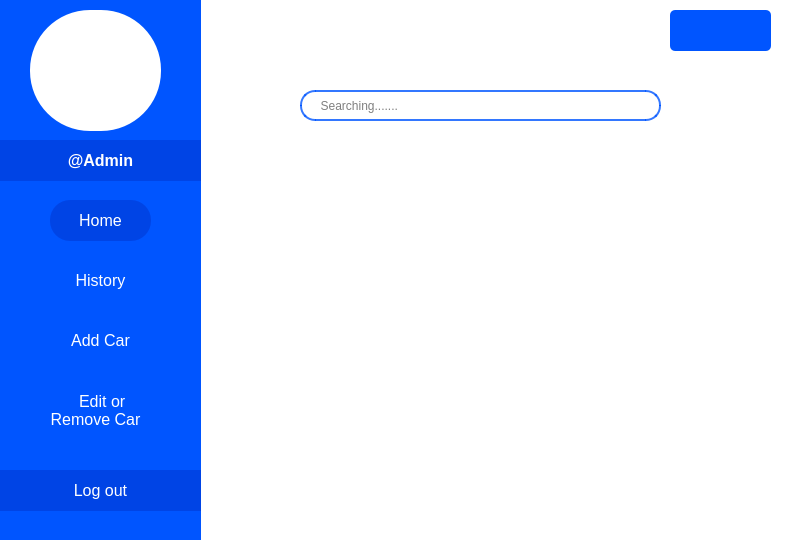
<?xml version="1.0" encoding="UTF-8"?>
<ui version="4.0">
 <class>Accueil</class>
 <widget class="QWidget" name="Accueil">
  <property name="geometry">
   <rect>
    <x>0</x>
    <y>0</y>
    <width>812</width>
    <height>540</height>
   </rect>
  </property>
  <property name="windowTitle">
   <string>Form</string>
  </property>
  <property name="styleSheet">
   <string notr="true">background-color: rgb(255, 255, 255);</string>
  </property>
  <widget class="QLineEdit" name="lineEdit">
   <property name="geometry">
    <rect>
     <x>300</x>
     <y>90</y>
     <width>361</width>
     <height>31</height>
    </rect>
   </property>
   <property name="styleSheet">
    <string notr="true">border:2px solid rgba(0, 85, 255,0.8);
background-color: rgba(255, 255, 255,0.4);
border-radius: 15%;
</string>
   </property>
   <property name="placeholderText">
    <string>     Searching.......</string>
   </property>
  </widget>
  <widget class="QScrollArea" name="scrollArea">
   <property name="geometry">
    <rect>
     <x>210</x>
     <y>140</y>
     <width>601</width>
     <height>501</height>
    </rect>
   </property>
   <property name="styleSheet">
    <string notr="true">border-radius:20px;</string>
   </property>
   <property name="frameShape">
    <enum>QFrame::NoFrame</enum>
   </property>
   <property name="frameShadow">
    <enum>QFrame::Sunken</enum>
   </property>
   <property name="widgetResizable">
    <bool>true</bool>
   </property>
   <widget class="QWidget" name="scrollAreaWidgetContents">
    <property name="geometry">
     <rect>
      <x>0</x>
      <y>0</y>
      <width>601</width>
      <height>501</height>
     </rect>
    </property>
   </widget>
  </widget>
  <widget class="QLabel" name="label">
   <property name="geometry">
    <rect>
     <x>-30</x>
     <y>-40</y>
     <width>231</width>
     <height>691</height>
    </rect>
   </property>
   <property name="styleSheet">
    <string notr="true">
background-color: rgb(0, 85, 255);</string>
   </property>
   <property name="text">
    <string/>
   </property>
  </widget>
  <widget class="QLabel" name="label_3">
   <property name="geometry">
    <rect>
     <x>30</x>
     <y>10</y>
     <width>131</width>
     <height>121</height>
    </rect>
   </property>
   <property name="styleSheet">
    <string notr="true">border-radius:60px;
background-color: rgb(255, 255, 255);
border:3px black solid;</string>
   </property>
   <property name="frameShape">
    <enum>QFrame::Box</enum>
   </property>
   <property name="frameShadow">
    <enum>QFrame::Sunken</enum>
   </property>
   <property name="text">
    <string/>
   </property>
   <property name="pixmap">
    <pixmap resource="image.qrc">:/build/fichier/icons8_person_128px_1.png</pixmap>
   </property>
  </widget>
  <widget class="QLabel" name="label_4">
   <property name="geometry">
    <rect>
     <x>0</x>
     <y>140</y>
     <width>201</width>
     <height>41</height>
    </rect>
   </property>
   <property name="font">
    <font>
     <pointsize>12</pointsize>
     <weight>75</weight>
     <bold>true</bold>
    </font>
   </property>
   <property name="styleSheet">
    <string notr="true">border:none;
background-color: rgba(0, 0, 127,0.2);
color: rgb(255, 255, 255);</string>
   </property>
   <property name="text">
    <string>@Admin</string>
   </property>
   <property name="alignment">
    <set>Qt::AlignCenter</set>
   </property>
  </widget>
  <widget class="QPushButton" name="home">
   <property name="geometry">
    <rect>
     <x>50</x>
     <y>200</y>
     <width>101</width>
     <height>41</height>
    </rect>
   </property>
   <property name="font">
    <font>
     <pointsize>12</pointsize>
    </font>
   </property>
   <property name="styleSheet">
    <string notr="true">border:none;
border-radius:20px;
background-color: rgba(0, 0, 127,0.2);
color: rgb(255, 255, 255);</string>
   </property>
   <property name="text">
    <string>Home</string>
   </property>
   <property name="icon">
    <iconset resource="image.qrc">
     <normaloff>:/build/fichier/icons8_home_48px_1.png</normaloff>:/build/fichier/icons8_home_48px_1.png</iconset>
   </property>
   <property name="iconSize">
    <size>
     <width>30</width>
     <height>30</height>
    </size>
   </property>
  </widget>
  <widget class="QPushButton" name="history">
   <property name="geometry">
    <rect>
     <x>50</x>
     <y>260</y>
     <width>101</width>
     <height>41</height>
    </rect>
   </property>
   <property name="font">
    <font>
     <pointsize>12</pointsize>
    </font>
   </property>
   <property name="styleSheet">
    <string notr="true">border:none;
background-color: rgba(0, 0, 127,0);
color: rgb(255, 255, 255);</string>
   </property>
   <property name="text">
    <string>History</string>
   </property>
   <property name="icon">
    <iconset resource="image.qrc">
     <normaloff>:/build/fichier/icons8_activity_history_64px.png</normaloff>:/build/fichier/icons8_activity_history_64px.png</iconset>
   </property>
   <property name="iconSize">
    <size>
     <width>30</width>
     <height>30</height>
    </size>
   </property>
  </widget>
  <widget class="QPushButton" name="addr">
   <property name="geometry">
    <rect>
     <x>50</x>
     <y>320</y>
     <width>101</width>
     <height>41</height>
    </rect>
   </property>
   <property name="font">
    <font>
     <pointsize>12</pointsize>
    </font>
   </property>
   <property name="styleSheet">
    <string notr="true">border:none;
background-color: rgba(0, 0, 127,0);
color: rgb(255, 255, 255);</string>
   </property>
   <property name="text">
    <string>Add Car</string>
   </property>
   <property name="icon">
    <iconset resource="image.qrc">
     <normaloff>:/build/fichier/icons8_add_100px_1.png</normaloff>:/build/fichier/icons8_add_100px_1.png</iconset>
   </property>
   <property name="iconSize">
    <size>
     <width>30</width>
     <height>30</height>
    </size>
   </property>
  </widget>
  <widget class="QPushButton" name="editr">
   <property name="geometry">
    <rect>
     <x>10</x>
     <y>390</y>
     <width>171</width>
     <height>41</height>
    </rect>
   </property>
   <property name="font">
    <font>
     <pointsize>12</pointsize>
    </font>
   </property>
   <property name="styleSheet">
    <string notr="true">border:none;
background-color: rgba(0, 0, 127,0);
color: rgb(255, 255, 255);</string>
   </property>
   <property name="text">
    <string>   Edit or 
Remove Car</string>
   </property>
   <property name="icon">
    <iconset resource="image.qrc">
     <normaloff>:/build/fichier/icons8_edit_52px.png</normaloff>:/build/fichier/icons8_edit_52px.png</iconset>
   </property>
   <property name="iconSize">
    <size>
     <width>30</width>
     <height>30</height>
    </size>
   </property>
  </widget>
  <widget class="QPushButton" name="logout">
   <property name="geometry">
    <rect>
     <x>0</x>
     <y>470</y>
     <width>201</width>
     <height>41</height>
    </rect>
   </property>
   <property name="font">
    <font>
     <pointsize>12</pointsize>
    </font>
   </property>
   <property name="styleSheet">
    <string notr="true">border:none;
background-color: rgba(0, 0, 127,0.2);
color: rgb(255, 255, 255);</string>
   </property>
   <property name="text">
    <string>Log out</string>
   </property>
   <property name="icon">
    <iconset resource="image.qrc">
     <normaloff>:/build/fichier/icons8_logout_rounded_left_60px.png</normaloff>:/build/fichier/icons8_logout_rounded_left_60px.png</iconset>
   </property>
   <property name="iconSize">
    <size>
     <width>30</width>
     <height>30</height>
    </size>
   </property>
  </widget>
  <widget class="QPushButton" name="panier">
   <property name="geometry">
    <rect>
     <x>670</x>
     <y>10</y>
     <width>101</width>
     <height>41</height>
    </rect>
   </property>
   <property name="font">
    <font>
     <pointsize>12</pointsize>
     <weight>75</weight>
     <bold>true</bold>
    </font>
   </property>
   <property name="styleSheet">
    <string notr="true">background-color: rgb(0, 85, 255);
color: rgb(255, 255, 255);
border-radius: 5px;</string>
   </property>
   <property name="text">
    <string/>
   </property>
   <property name="icon">
    <iconset resource="image.qrc">
     <normaloff>:/build/fichier/icons8_shopping_cart_48px.png</normaloff>:/build/fichier/icons8_shopping_cart_48px.png</iconset>
   </property>
   <property name="iconSize">
    <size>
     <width>30</width>
     <height>30</height>
    </size>
   </property>
  </widget>
  <zorder>scrollArea</zorder>
  <zorder>lineEdit</zorder>
  <zorder>label</zorder>
  <zorder>label_3</zorder>
  <zorder>label_4</zorder>
  <zorder>home</zorder>
  <zorder>history</zorder>
  <zorder>addr</zorder>
  <zorder>editr</zorder>
  <zorder>logout</zorder>
  <zorder>panier</zorder>
 </widget>
 <resources>
  <include location="image.qrc"/>
 </resources>
 <connections/>
</ui>
